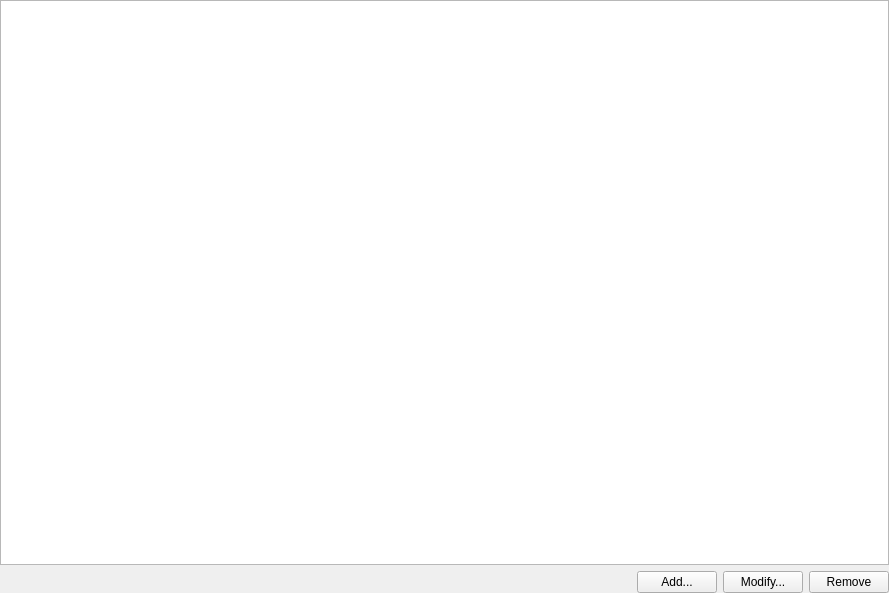
<?xml version="1.0" encoding="UTF-8"?>
<ui version="4.0">
 <class>AccountsTab</class>
 <widget class="QWidget" name="AccountsTab">
  <property name="geometry">
   <rect>
    <x>0</x>
    <y>0</y>
    <width>889</width>
    <height>593</height>
   </rect>
  </property>
  <property name="windowTitle">
   <string/>
  </property>
  <layout class="QVBoxLayout" name="verticalLayout">
   <property name="margin">
    <number>0</number>
   </property>
   <item>
    <widget class="QTreeView" name="AccountsView_"/>
   </item>
   <item>
    <layout class="QHBoxLayout" name="horizontalLayout">
     <item>
      <spacer name="horizontalSpacer">
       <property name="orientation">
        <enum>Qt::Horizontal</enum>
       </property>
       <property name="sizeHint" stdset="0">
        <size>
         <width>40</width>
         <height>20</height>
        </size>
       </property>
      </spacer>
     </item>
     <item>
      <widget class="QPushButton" name="Add_">
       <property name="text">
        <string>Add...</string>
       </property>
      </widget>
     </item>
     <item>
      <widget class="QPushButton" name="Modify_">
       <property name="text">
        <string>Modify...</string>
       </property>
      </widget>
     </item>
     <item>
      <widget class="QPushButton" name="Remove_">
       <property name="text">
        <string>Remove</string>
       </property>
      </widget>
     </item>
    </layout>
   </item>
  </layout>
 </widget>
 <resources/>
 <connections/>
</ui>
